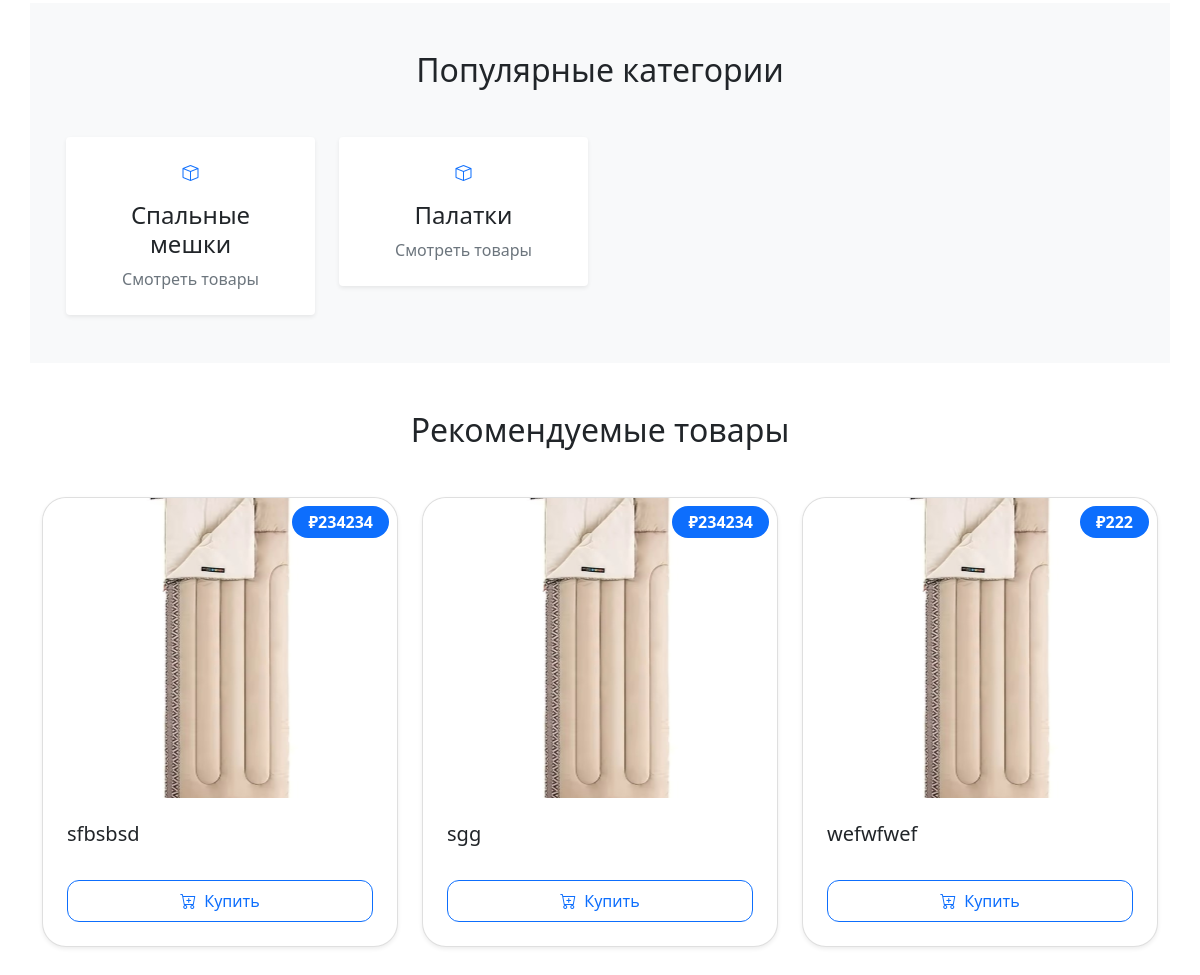
Before: / (lower part) with the older database file.
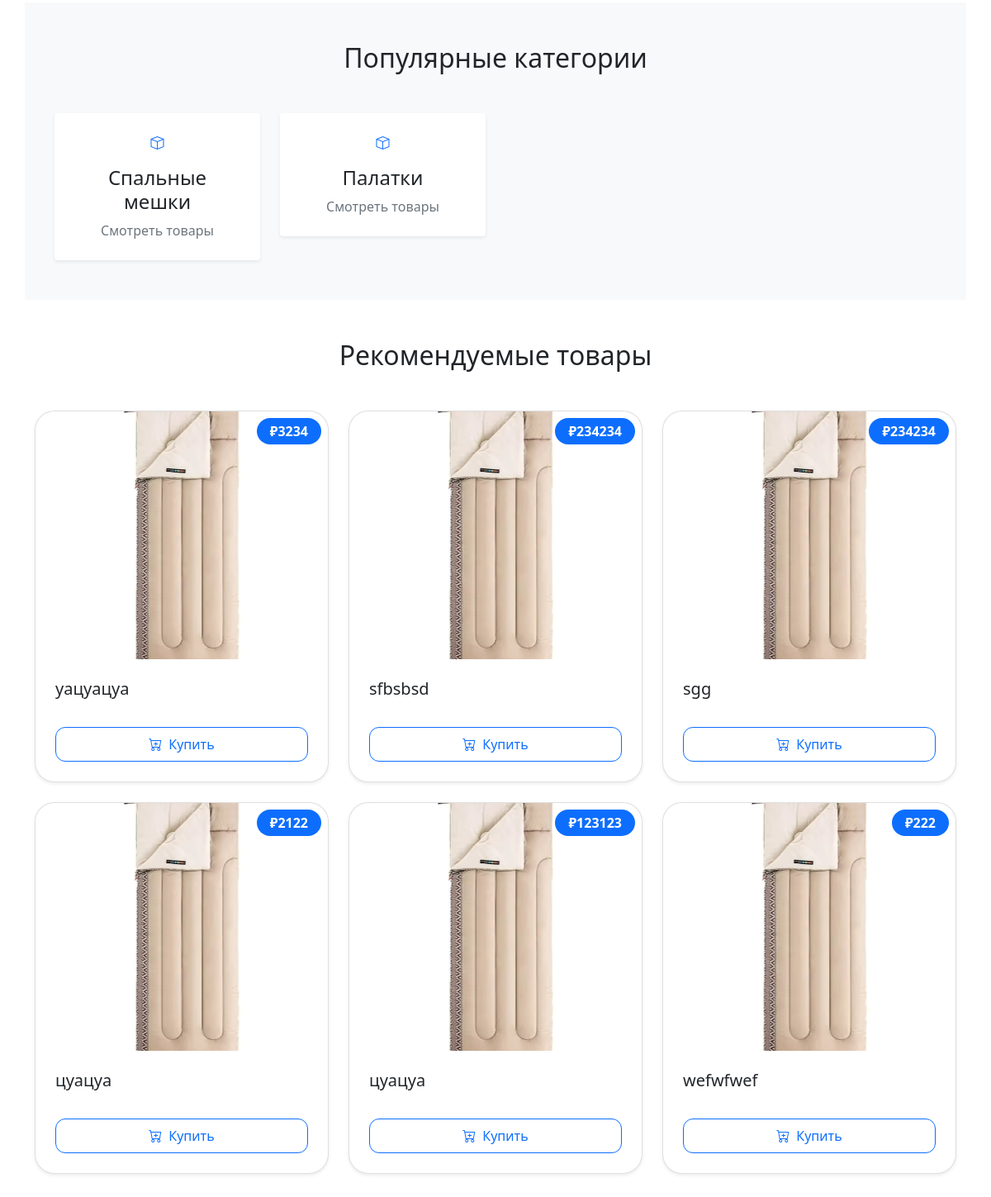
After: the same page with the newer database file.
### shop/models.py (models this page shows, shortened)
class Category(models.Model):
    title = models.CharField(max_length=200)
    sub_category = models.ForeignKey(
        'self',
        on_delete=models.CASCADE,
        related_name='sub_categories',
        null=True,
        blank=True
    )
    is_sub = models.BooleanField(default=False)
    slug = models.SlugField(max_length=200, unique=True, blank=True)

class Product(models.Model):
    category = models.ForeignKey(Category, on_delete=models.CASCADE, related_name='products')
    image = models.ImageField(upload_to='products')
    title = models.CharField(max_length=250)
    description = models.TextField()
    price = models.IntegerField()
    date_created = models.DateTimeField(auto_now_add=True)
    slug = models.SlugField(unique=True, blank=True)
    class Meta:
        ordering = ('-date_created',)
    def get_absolute_url(self):
        return reverse('shop:product_detail', kwargs={'slug': self.slug})

### shop/views.py (the view)
# urls.py: path('', views.home_page, name='home_page'),
def home_page(request):
    categories = Category.objects.filter(is_sub=False)
    products = Product.objects.all().order_by('?')[:6]
    context = {
        'products': products,
        'categories': categories
    }
    return render(request, 'home_page.html', context)

### cart/utils/cart.py (called while the page is built)
    def __iter__(self):
        product_ids = self.cart.keys()
        products = Product.objects.filter(id__in=product_ids)
        cart = self.cart.copy()
        for product in products:
            cart[str(product.id)]['product'] = product
        for item in cart.values():
            item['total_price'] = int(item['price']) * int(item['quantity'])
            yield item

    def add_cart_session(self):
        cart = self.session.get(CART_SESSION_ID)
        if not cart:
            cart = self.session[CART_SESSION_ID] = {}
        return cart

### online_shop/context_processors.py (called while the page is built)
def return_cart(request):
    cart = len(list(Cart(request)))
    return {'cart_count': cart}

def return_categories(request):
    categories = Category.objects.all()
    return {'categories': categories}

### shop/templates/home_page.html (shortened to what this page needs)
{% extends 'base.html' %}
{% block content %}
<div class="bg-light py-5">
    <div class="container">
        <h2 class="text-center mb-5">Популярные категории</h2>
        <div class="row g-4">
            {% for category in categories %}
            {% if not category.is_sub %}
            <div class="col-md-3">
                <a href="{% url 'shop:all_products' %}?category={{ category.slug }}" class="text-decoration-none">
                    <div class="category-card p-4 bg-white rounded shadow-sm text-center">
                        <div class="mb-3">
                            <i class="bi bi-box fa-3x text-primary"></i>
                        </div>
                        <h4 class="text-dark">{{ category.title }}</h4>
                        <p class="text-muted mb-0">Смотреть товары</p>
                    </div>
                </a>
            </div>
            {% endif %}
            {% endfor %}
        </div>
    </div>
</div>
<div class="container py-5" id="featured">
    <h2 class="text-center mb-5">Рекомендуемые товары</h2>
    <div class="row g-4">
        {% for product in products|slice:":6" %}
        <div class="col-sm-6 col-md-4">
            <div class="card h-100 shadow-sm hover-card">
                <div class="position-relative">
                    <img src="{{ product.image.url }}" class="card-img-top" height="300" style="object-fit: cover;">
                    <span class="position-absolute top-0 end-0 m-2 badge bg-primary rounded-pill">
                        ₽{{ product.price }}
                    </span>
                </div>
                <div class="card-body d-flex flex-column p-4">
                    <h5 class="card-title text-truncate mb-3">{{ product.title }}</h5>
                    <div class="mt-auto">
                        <a href="{{ product.get_absolute_url }}" class="btn btn-outline-primary w-100 py-2">
                            <i class="bi bi-cart-plus me-2"></i>Купить
                        </a>
                    </div>
                </div>
            </div>
        </div>
        {% endfor %}
    </div>
</div>
{% endblock %}

Changed rows visible on the page:
added Product: image (picture), price "3234", title "уацуацуа"
added Product: image (picture), price "2122", title "цуацуа"
added Product: image (picture), price "123123", title "цуацуа"
